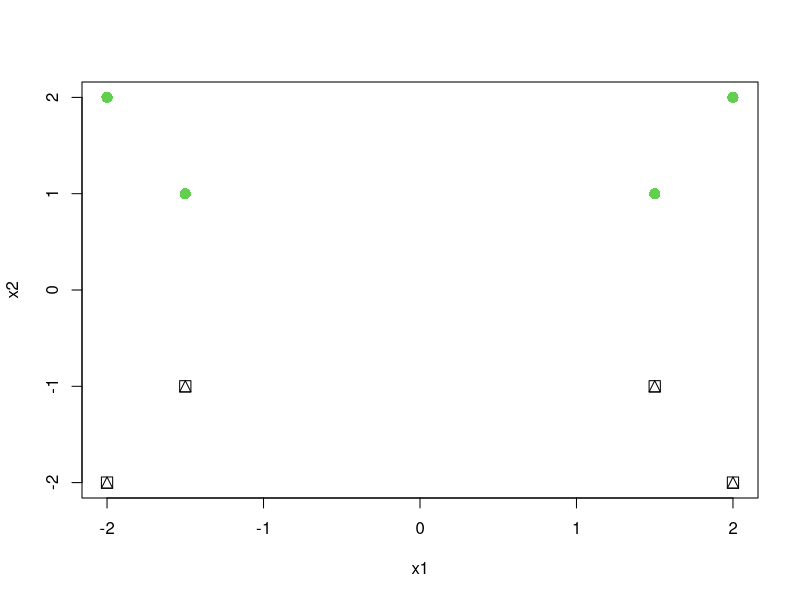
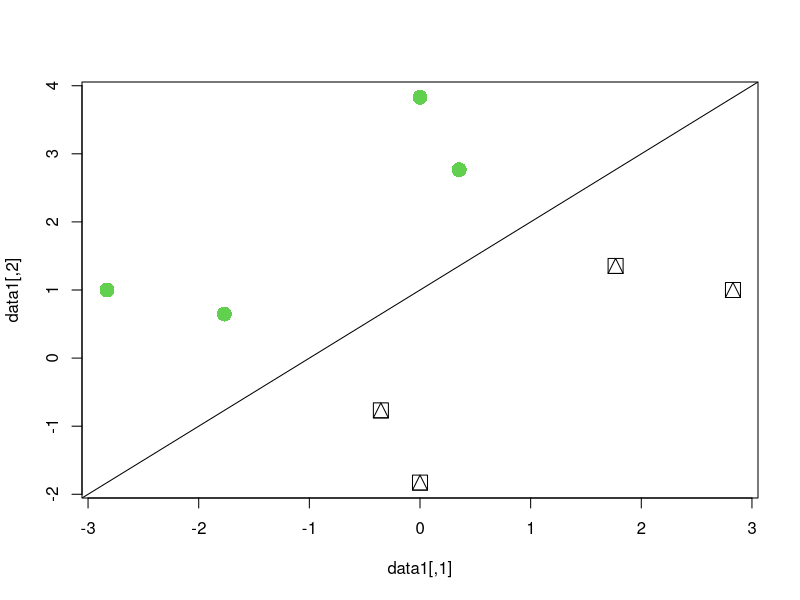
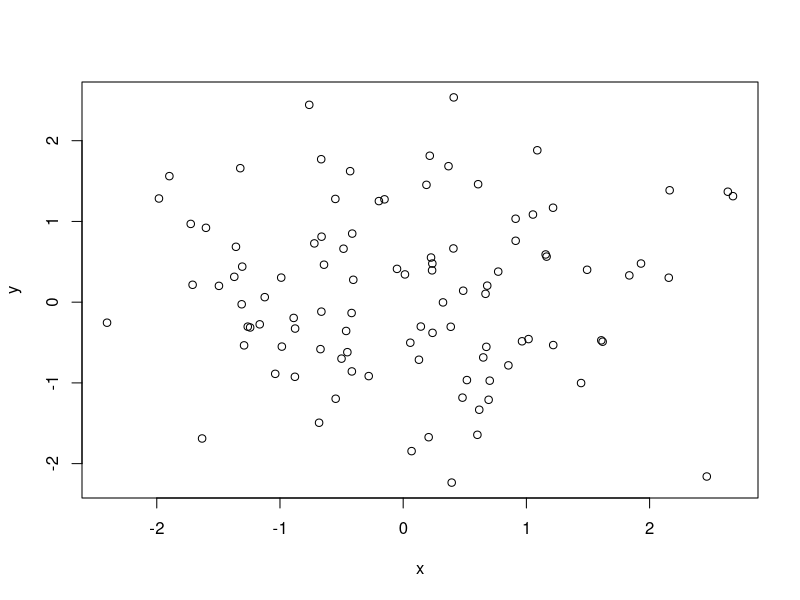
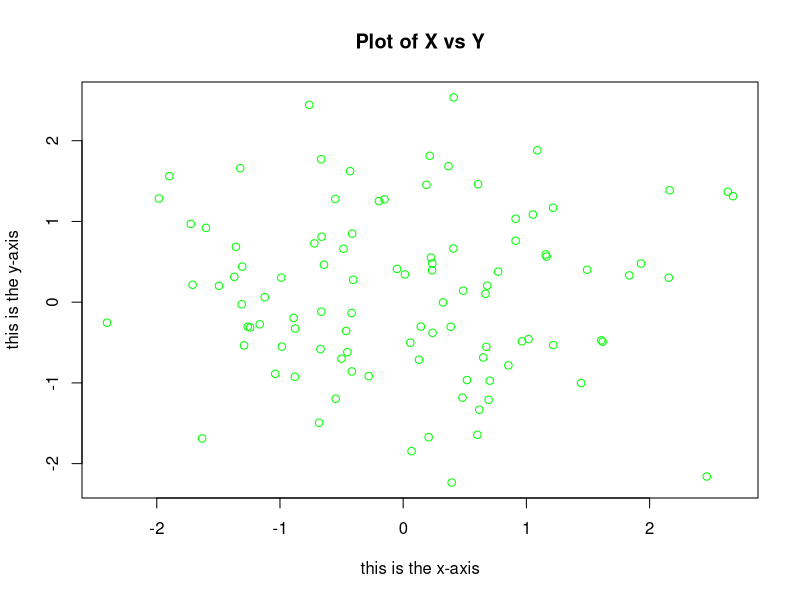
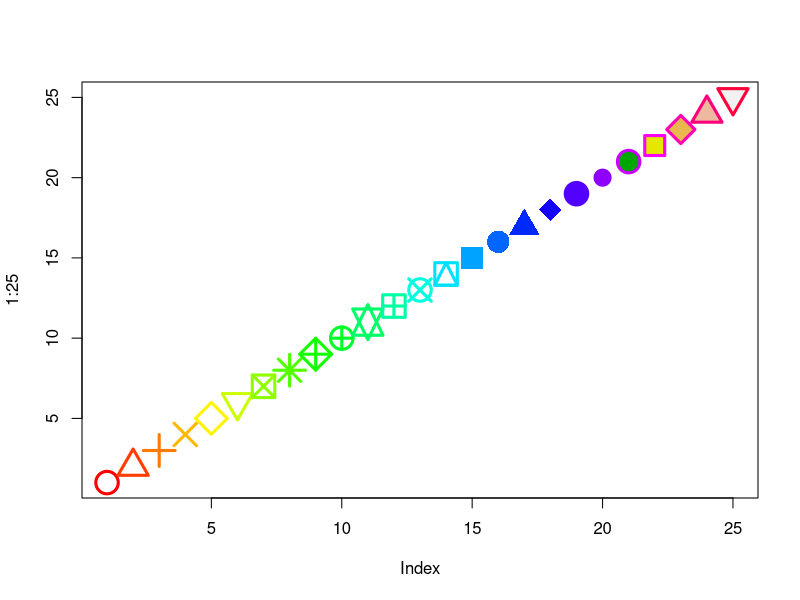

R code for these plots, in order:
# -------------------------------------------------------------------
# Purpose: Practical: Basic R Commands for Data Processing (Part 1)
# Author : Liew How Hui (2022)
# Reference: http://faculty.marshall.usc.edu/gareth-james/ISL/Chapter%202%20Lab.txt
# License: BSD-3
# Software: R 3.6 & R 4.x
# Duration: 1 hour
# -------------------------------------------------------------------

# -------------------------------------------------------------------
#  Practical: Very Basic Programming Notations
# -------------------------------------------------------------------

# Line comment starts with the `#' (sharp, e.g. C# / hash, twitter hash tag) symbol
# In C, C++, JavaScript, the line comment is usually double slash `//'

# Variables: `names' which are used to reference data
# The `<-' or `=' is used to denote `assignment'.  Most books use
# the notation `<-' but we will be using `=' in the practicals.
a <- 1  # a is refering to the floating point number 1
a = 1L  # a is now refering to the integer 1

# Try not to use `c' for variable name, it is used to create an array.

# Variables can have dot `.' which is usually not allowed in other 
# programing languages

# Commands to list and remove variables
ls()
rm(a,A)
ls()
rm(list=ls())  # Not recommended in general

# -------------------------------------------------------------------
#  Practical: `Basic Data Structures' and Operations in R
# -------------------------------------------------------------------

### Letters & Strings / Characters

"A String in double quotes"
'A String in single quotes'
"Escaping quotes using backslash \""
"A string\n with multiple lines\n using `backslash n'"
# cat = concatenate to output
# use ?cat to get help for `cat'
cat("A string\n with multiple lines\n using `backslash n'")

# If we don't assign the variables to a variable, R will print them out

# Joining strings with paste
# by default they will be `joined' by a `space' between them
paste("A string", "and another string")

# If want to change the `gap' between strings, we need to change `sep'

A = paste("A", "B", "C", "D", sep=",")

# Find the length of a string
nchar("Hello World")


### (Real) Floating Numbers and Arithmetic Operations
a = 1 + 2
b = 2 - 3
d = 3 * 4
e = 4 / 5
f = 5 ** 6    # 5 to the power of 6 (** is also used in Python)
g = 5 ^ 6     # Also 5 to the power of 6 (^ has different meaning in Python)

### Integers and Arithmetic Operations
a = 1L + 2L
b = 2L - 3L
d = 3L * 4L
e = 4L / 5L   # Usual number division, NOT integer division
f = 5 ** 6    # 5 to the power of 6
g = 5 ^ 6     # Also 5 to the power of 6

### Booleans / Logicals => Basic Maths / Discrete Maths
TRUE  & TRUE
TRUE  | FALSE
!FALSE
((a < b) & (d < e)) | (f > g)

### Non-basic data structure => Dates <-> integers


# -------------------------------------------------------------------
#  Practical: Basics of 1D & 2D `Arrays' and Operations in R
# -------------------------------------------------------------------

# 1D Arrays & Operations
x <- c(1,3,2,5)   # Assignment operation in R: `<-', `='
y <- c(1,4,3)     # c() is used to create array
length(x)
length(y)
x+y               # Beware!
x*y
# if(length(x) != length(y)) { .... }
sequence1 = 1:10      # or seq(1,10)
sequence2 = c(20:1)
sequence3 = seq(1,30,2)           # arithmetic progression sequence:
                                  #  a_n = a + (n-1)d
          # seq(1,30,by=2)  -> increase by 2
sequence4 = seq(-pi,pi,length=50) # seq(a,b,length=N):
                                  #  a_n = a + (n-1)*(b-a)/(N-1), n=0,1,...,N-1
# Elementwise function operation to 1D array
x^2
sqrt(x)
# Statistical functions (will be introduced below again)
mean(x)
sum(x)
var(x)     # sample statistics
sd(x)      # sample statistics

#
# 1D array of `letters' and strings
#
letters  # Array/Vector of small letter alphabet characters
LETTERS  # Array/Vector of capital letter alphabet characters

letters[5:10]    # Assessing elements in an array

# If we pass in an array/vector of string, we need to use `collapse'

a = c("ab", "bc", "cd", "de")  # c() constructs an array of something
a = paste(a, collapse="+")

#
# 2D Arrays & Operations
#
#?matrix     # Question mark is for getting help
x = matrix(data=c(1,2,3,4),nrow=2,ncol=2)  # Default: Fill by column
y = matrix(c(3,2,1,5),2,2)
z = matrix(c(5,4,3,2),2,2,byrow=TRUE)      # C/C++/Python: Fill by row
x*y    # elementwise multiplication, NOT matrix multiplication
y*x
x%*%y  # matrix multiplication
y%*%x
z=matrix(1:20,4,5)
z[2,3]
z[c(1,3),c(2,4)]
z[1:3,2:4]      # Same as z[c(1,2,3), c(2,3,4)]
z[1:2,]
z[1,]           # Pick the first row
z[,1:2]         # Pick the first two columns
z[-c(1,3),]     # Remove the first & third row
z[-c(1,3),-c(1,3,4)]
dim(z)          # vs length(z) gives the numbers of elements in the matrix z
# Comparing two vectors & Contingency table / Confusion matrix
c(1,2,3) == c(3,2,1)
table(c(1,0,1,0,1), c("Y","N","N","Y","Y"))

# 2D data is useful in the understanding of 2D graphics
# Requires you to recall Linear Algebra
x1 = c(2,1.5)
x2 = c(2,1)
y = c(1,1)
x1 = c(x1,-x1,x1,-x1)
x2 = c(x2,x2,-x2,-x2)
y = c(y,y,-y,-y)
plot(x1,x2,col=2+y, pch=15+y, cex=1.5)
tmp = matrix(c(x1,x2),ncol=2)
tt = pi/4   # 180 / 4 = 45 degree
rot.matrix = matrix(c(cos(tt),-sin(tt),sin(tt),cos(tt)),2,2)
data1 = tmp %*% rot.matrix
a = 1
data1 = data1 + c(rep(0,nrow(tmp)), rep(a,nrow(tmp)))
plot(data1, col=2+y, pch=15+y, cex=2)
abline(a, tan(tt))

# Random data & Basic Statistics
z = runif(50)   # r = random numbers, 50 = 50 elements, unif = uniform dist.
x = rnorm(50)   # r = random numbers, 50 = 50 elements, norm = normal dist.
y = x+rnorm(50,mean=50,sd=.1)
cor(x,y)
set.seed(1303)  # SSIF, seed is the `initial' value for PRNG
rnorm(50)
set.seed(3)
y=rnorm(100)
mean(y)
var(y)          # In R, `sample' statistics => Sum((x_i-xbar)^2)/(n-1)
sqrt(var(y))
sd(y)

# -------------------------------------------------------------------
#  Practical: Visualising the Data
# -------------------------------------------------------------------

x=rnorm(100)  # A vector/array of random numbers ~ N(0,1)
y=rnorm(100)  # A vector/array of random numbers ~ N(0,1)

plot(x,y)     # Scatter plot !!!  Default colour is black
plot(x,y,col="green",xlab="this is the x-axis",ylab="this is the y-axis",main="Plot of X vs Y")

plot(
  1:25,                 # y.  x is not given, so 1:length(y) will be used.
  cex=3,                # Change symbol size
  lwd=3,                # Change line width
  pch=1:25,             # Change symbols
  col=rainbow(25),
  bg=terrain.colors(5)  # only for pch 21:25
)

# For usual function y = f(x), a <= x <= b
#plot(x, y, 'l')

